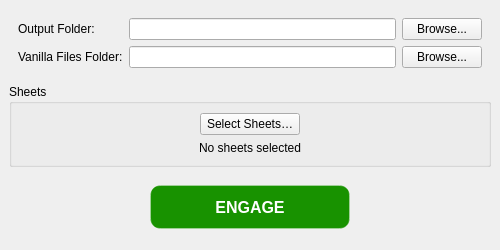
<?xml version="1.0" encoding="UTF-8"?>
<ui version="4.0">
  <class>PDG_LocalisationCreator_GUIClass</class>
  <widget class="QMainWindow" name="PDG_LocalisationCreator_GUIClass">
    <property name="geometry">
      <rect>
        <x>0</x>
        <y>0</y>
        <width>500</width>
        <height>250</height>
      </rect>
    </property>
    <property name="minimumSize">
      <size>
        <width>500</width>
        <height>250</height>
      </size>
    </property>
    <property name="maximumSize">
      <size>
        <width>500</width>
        <height>250</height>
      </size>
    </property>
    <property name="windowTitle">
      <string>PDG Localisation Tool v2.1</string>
    </property>
    <property name="iconSize">
      <size>
        <width>64</width>
        <height>64</height>
      </size>
    </property>
    <widget class="QWidget" name="centralWidget">
      <layout class="QVBoxLayout" name="verticalLayout_2">
        <item>
          <widget class="QFrame" name="folderSelectionBox">
            <layout class="QGridLayout" name="gridLayout">
              <item row="0" column="0">
                <widget class="QLabel" name="outputPathLabel">
                  <property name="text">
                    <string>Output Folder:</string>
                  </property>
                </widget>
              </item>
              <item row="0" column="1">
                <widget class="QLineEdit" name="outputPathLineEdit"/>
              </item>
              <item row="0" column="2">
                <widget class="QPushButton" name="outputPathButton">
                  <property name="text">
                    <string>Browse...</string>
                  </property>
                </widget>
              </item>
              <item row="1" column="0">
                <widget class="QLabel" name="vanillaPathLabel">
                  <property name="text">
                    <string>Vanilla Files Folder:</string>
                  </property>
                </widget>
              </item>
              <item row="1" column="1">
                <widget class="QLineEdit" name="vanillaPathLineEdit"/>
              </item>
              <item row="1" column="2">
                <widget class="QPushButton" name="vanillaPathButton">
                  <property name="text">
                    <string>Browse...</string>
                  </property>
                </widget>
              </item>
            </layout>
          </widget>
        </item>
        <item>
          <widget class="QGroupBox" name="groupSheets">
            <property name="title">
              <string>Sheets</string>
            </property>
            <layout class="QVBoxLayout" name="verticalLayout_sheets">
              <item alignment="Qt::AlignHCenter">
                <widget class="QPushButton" name="selectSheetsButton">
                  <property name="sizePolicy">
                    <sizepolicy hsizetype="Fixed" vsizetype="Fixed">
                      <horstretch>0</horstretch>
                      <verstretch>0</verstretch>
                    </sizepolicy>
                  </property>
                  <property name="minimumSize">
                    <size>
                      <width>100</width>
                      <height>0</height>
                    </size>
                  </property>
                  <property name="text">
                    <string>Select Sheets…</string>
                  </property>
                </widget>
              </item>
              <item>
                <widget class="QLabel" name="sheetsSummaryLabel">
                  <property name="sizePolicy">
                    <sizepolicy hsizetype="Expanding" vsizetype="Fixed">
                      <horstretch>0</horstretch>
                      <verstretch>0</verstretch>
                    </sizepolicy>
                  </property>
                  <property name="text">
                    <string>No sheets selected</string>
                  </property>
                  <property name="alignment">
                    <set>Qt::AlignHCenter|Qt::AlignVCenter</set>
                  </property>
                  <property name="wordWrap">
                    <bool>true</bool>
                  </property>
                </widget>
              </item>
            </layout>
          </widget>
        </item>
        <item>
          <widget class="QFrame" name="actionBox">
            <layout class="QHBoxLayout" name="horizontalLayout_2">
              <item alignment="Qt::AlignHCenter">
                <widget class="QPushButton" name="unifiedRunButton">
                  <property name="sizePolicy">
                    <sizepolicy hsizetype="Minimum" vsizetype="Fixed">
                      <horstretch>0</horstretch>
                      <verstretch>0</verstretch>
                    </sizepolicy>
                  </property>
                  <property name="minimumSize">
                    <size>
                      <width>200</width>
                      <height>44</height>
                    </size>
                  </property>
                  <property name="font">
                    <font>
                      <pointsize>12</pointsize>
                      <weight>75</weight>
                      <bold>true</bold>
                    </font>
                  </property>
                  <property name="styleSheet">
                    <string notr="true">QPushButton#unifiedRunButton{
    padding: 10px 24px;
    color: white;
    background-color: rgb(24, 146, 0);
    border: 1px solid rgba(255,255,255,60);
    border-radius: 10px;
}
QPushButton#unifiedRunButton:hover{
    background-color: rgb(29, 168, 2);
}
QPushButton#unifiedRunButton:pressed{
    background-color: rgb(22, 128, 1);
}
QPushButton#unifiedRunButton:disabled{
    background-color: rgb(70,70,70);
    color: rgb(170,170,170);
    border: 1px solid rgba(255,255,255,30);
}</string>
                  </property>
                  <property name="text">
                    <string>ENGAGE</string>
                  </property>
                </widget>
              </item>
            </layout>
          </widget>
        </item>
      </layout>
    </widget>
  </widget>
  <resources/>
  <connections/>
</ui>
